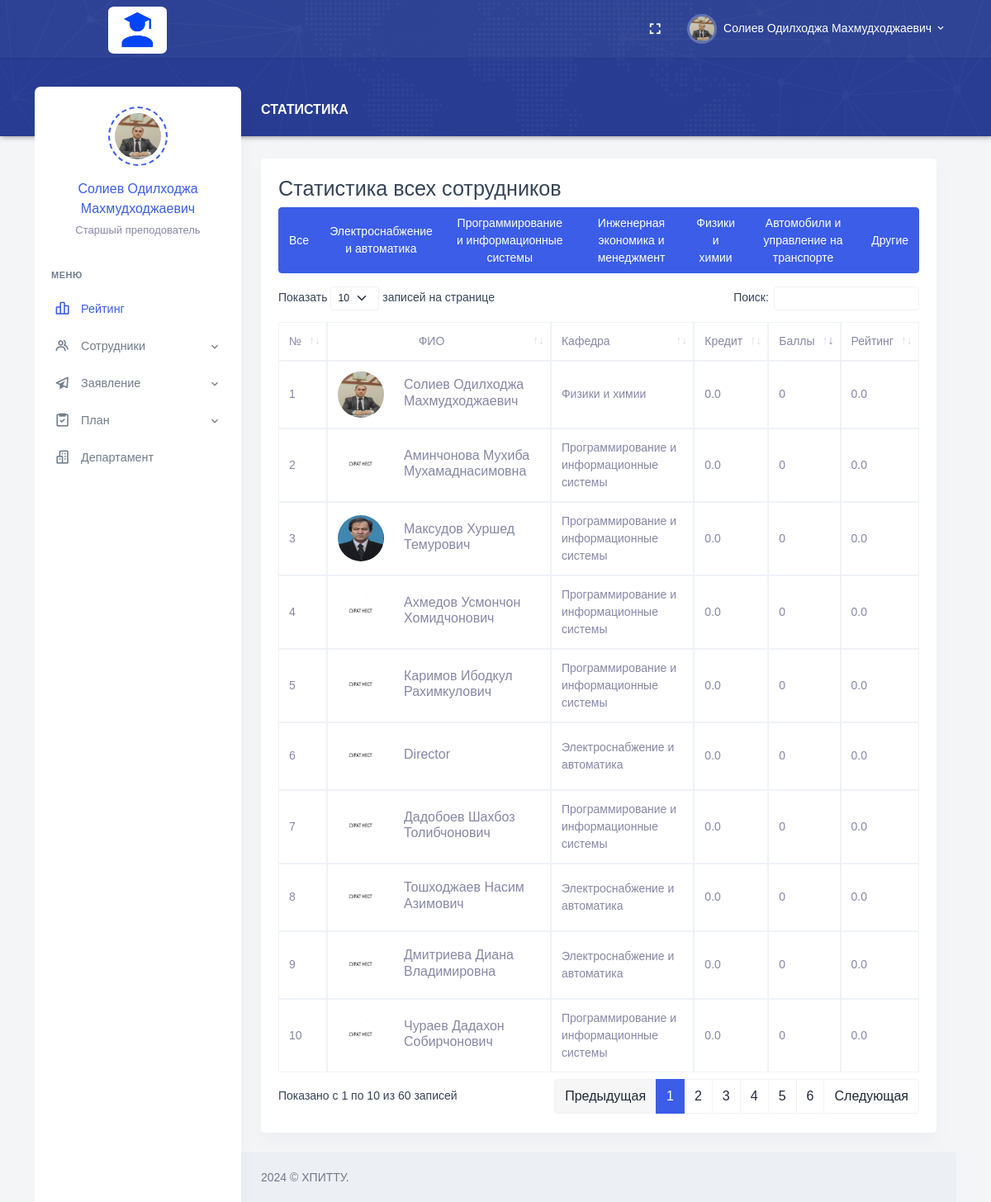
/Admin/index.php (signed in), run on an earlier commit of the app's database.
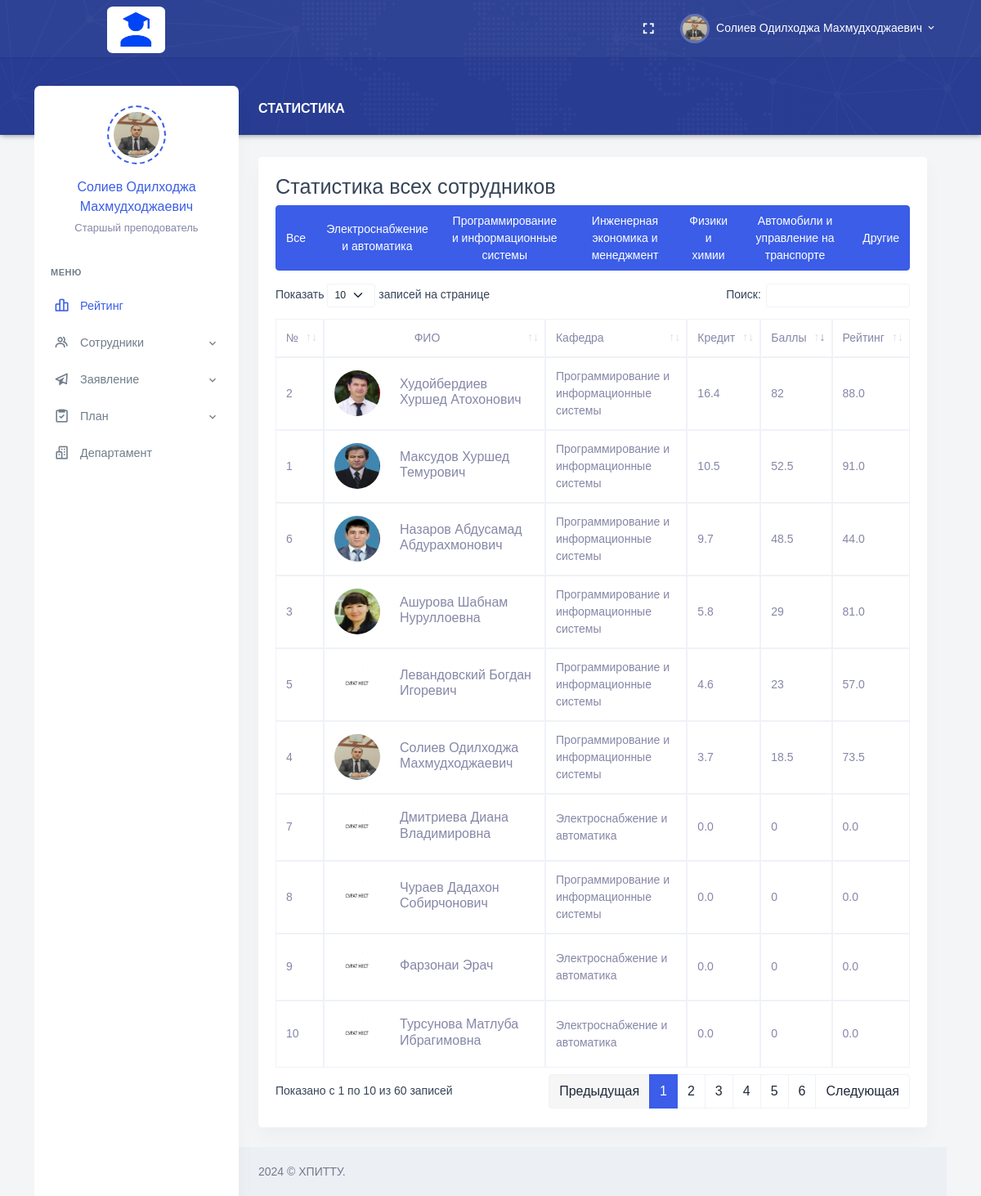
And on a later commit of the database.
### tables this page shows
CREATE TABLE `employees` (
  `Employee_Id` int NOT NULL AUTO_INCREMENT,
  `Full_Name` varchar(255) DEFAULT NULL,
  `Date_of_Birth` date DEFAULT NULL,
  `Place_of_Birth` varchar(255) DEFAULT NULL,
  `Position_Id` int DEFAULT NULL,
  `Degree_Id` int DEFAULT NULL,
  `Faculty_Id` int DEFAULT NULL,
  `Department_Id` int DEFAULT NULL,
  `User_Role_Id` int DEFAULT NULL,
  `Email` varchar(255) DEFAULT NULL,
  `Phone_Number` varchar(20) DEFAULT NULL,
  `Employee_Number` varchar(20) DEFAULT NULL,
  `Date_Added` date DEFAULT NULL,
  `Path_Photo` varchar(255) DEFAULT NULL,
  `Username` varchar(255) DEFAULT NULL,
  `Password` varchar(255) DEFAULT NULL,
  PRIMARY KEY (`Employee_Id`),
  KEY `Degree_Id` (`Degree_Id`),
  KEY `Faculty_Id` (`Faculty_Id`),
  KEY `Department_Id` (`Department_Id`),
  KEY `User_Role_Id` (`User_Role_Id`),
  KEY `employees_ibfk_1` (`Position_Id`),
  CONSTRAINT `employees_ibfk_1` FOREIGN KEY (`Position_Id`) REFERENCES `positions` (`Position_Id`) ON DELETE CASCADE ON UPDATE CASCADE,
  CONSTRAINT `employees_ibfk_2` FOREIGN KEY (`Degree_Id`) REFERENCES `degrees` (`Degree_Id`) ON DELETE CASCADE ON UPDATE CASCADE,
  CONSTRAINT `employees_ibfk_3` FOREIGN KEY (`Faculty_Id`) REFERENCES `faculties` (`Faculty_Id`) ON DELETE CASCADE ON UPDATE CASCADE,
  CONSTRAINT `employees_ibfk_4` FOREIGN KEY (`Department_Id`) REFERENCES `departments` (`Department_Id`) ON DELETE CASCADE ON UPDATE CASCADE,
  CONSTRAINT `employees_ibfk_5` FOREIGN KEY (`User_Role_Id`) REFERENCES `user_roles` (`User_Role_Id`) ON DELETE CASCADE ON UPDATE CASCADE
);

CREATE TABLE `positions` (
  `Position_Id` int NOT NULL,
  `Position_Name` varchar(255) DEFAULT NULL,
  PRIMARY KEY (`Position_Id`)
);

### Admin/index.php (the view, shortened to what the changed rows need)
<?php
require_once "header.php";
?>
<div class="main-content">
    <div class="page-content">
        <div class="row">
            <div class="col-lg-12">
                <div class="card">
                    <div class="card-body">
                        <div class="table-responsive">
                            <div class="table-responsive">
                                <table id="datatable" class="table table-bordered" style="border-collapse: collapse; border-spacing: 0; width: 100%;">
                                    <thead>
                                        <tr>
                                            <th>№</th>
                                            <th class="text-center">ФИО</th>
                                            <th>Кафедра</th>
                                            <th>Кредит</th>
                                            <th>Баллы</th>
                                            <th>Рейтинг</th>
                                        </tr>
                                    </thead>
                                    <tbody>
                                        <?php
                                       require_once "../conn.php";
                                       $sql = "SELECT e.Employee_Id,
                                       e.Full_Name AS FullName,
                                       IFNULL(dep.Department_Name, 'Не указан') AS Department,
                                       FORMAT(IFNULL(tc.TotalCredit, 0), 1) AS TotalCredit,
                                       FORMAT(IFNULL(ROUND(er.TotalRating, 1), 0), 1) AS TotalRating,
                                       IFNULL(e.Path_Photo, '1.jpg') AS Path_Photo
                                   FROM employees e
                                   LEFT JOIN (
                                       SELECT Employee_Id, SUM(p.Plan_Credit) AS TotalCredit
                                       FROM tasks_completed tc
                                       LEFT JOIN plans p ON tc.Plan_Id = p.Plan_Id
                                       GROUP BY Employee_Id
                                   ) tc ON e.Employee_Id = tc.Employee_Id
                                   LEFT JOIN (
                                       SELECT Employee_Id,
                                           (omusgor1_1 + omusgor1_2 + omusgor1_3 + omusgor1_4 + omusgor1_5 + omusgor1_6 + omusgor1_7 + omusgor1_8 +
                                           omusgor2_1 + omusgor2_2 + omusgor2_3 + omusgor2_4 + omusgor2_5 + omusgor2_6 +
                                           omusgor3_1 + omusgor3_2 + omusgor3_3 + omusgor3_4 + omusgor3_5 + omusgor3_6 + omusgor3_7 + omusgor3_8 + omusgor3_9 + omusgor3_10 + omusgor3_11 +
                                           omusgor4_1 + omusgor4_2 + omusgor4_3 + omusgor4_4 + omusgor4_5 + omusgor4_6 + omusgor4_7 +
                                           omusgor5_1 + omusgor5_2 + omusgor5_3 + omusgor5_4 + omusgor5_5 + omusgor5_6 + omusgor5_7 + omusgor5_8 + omusgor5_9 + omusgor5_10 + omusgor5_11) * 100 / 100 AS TotalRating
                                       FROM emp_rating_vazorat
                                   ) er ON e.Employee_Id = er.Employee_Id
                                   LEFT JOIN departments dep ON e.Department_Id = dep.Department_Id
                                   ORDER BY TotalRating DESC";
                                       $result = $conn->query($sql);
                                       $count = 0;
                                       while ($row = $result->fetch_assoc()) {
                                           $count++;
                                           $photoPath = "../Personal/upload/" . $row["Path_Photo"];
                                           echo "<tr>";
                                           echo "<td class='align-middle'>" . $count . "</td>";
                                    echo "<td class='align-middle'>".
                                         "<div class='d-flex align-items-center'>".
                                         "<div class='me-4'>".
                                         "<img src='".$photoPath."' alt='' class='avatar-sm rounded-circle'>".
                                         "</div>".
                                         "<div>".
                                         "<h5 class='font-size-16 mb-1'>".$row["FullName"]."</h5>".
                                         "</div>".
                                         "</div>".
                                         "</td>";
                                         echo "<td class='align-middle'>" . $row["Department"] . "</td>";
                                         echo "<td class='align-middle'>" . $row["TotalCredit"] . "</td>";
                                         $completedCredits = $row["TotalCredit"];
                                         $uncompletedCredits = 0;
                                         $points = ($completedCredits - $uncompletedCredits) * 5;
                                         echo "<td class='align-middle'>" . $points . "</td>";
                                         echo "<td class='align-middle'>" . $row["TotalRating"] . "</td>";
                                         echo "</tr>";
                                     }
                                        ?>
                                    </tbody>
                                </table>
                            </div>
                        </div>
                    </div>
                </div>
            </div>
            <?php
require_once "footer.php";
?>

### Admin/header.php (shortened to what the changed rows need)
<?php
    require_once "../conn.php";
    $sql_command = "SELECT e.*, p.Position_Name, e.Path_Photo
    FROM employees e
    INNER JOIN positions p ON e.Position_Id = p.Position_Id
    WHERE e.Username = '{$_SESSION['Username']}'";
$result = mysqli_query($conn, $sql_command);
if (mysqli_num_rows($result) > 0) {
while ($rows = mysqli_fetch_assoc($result)) {
$Full_Name = ucwords($rows["Full_Name"]);
$Position_Name = $rows["Position_Name"];
$Path_Photo = $rows["Path_Photo"];
}
}
?>
<!doctype html>
<html lang="en">
<head>
    <link href="/assets/css/bootstrap.min.css" id="bootstrap-style" rel="stylesheet" type="text/css" />
    <link href="/assets/css/app.min.css" id="app-style" rel="stylesheet" type="text/css" />
    <link href="/assets/libs/datatables.net-bs4/css/dataTables.bootstrap4.min.css" rel="stylesheet" type="text/css" />
    <link href="/assets/libs/datatables.net-buttons-bs4/css/buttons.bootstrap4.min.css" rel="stylesheet"
        type="text/css" />
    <link href="/assets/libs/datatables.net-responsive-bs4/css/responsive.bootstrap4.min.css" rel="stylesheet"
        type="text/css" />
    <link href="/assets/css/icons.min.css" rel="stylesheet" type="text/css" />
</head>
<body data-layout="detached" data-topbar="colored">
<div class="container-fluid">
        <div id="layout-wrapper">
            <header id="page-topbar">
                <div class="navbar-header">
                    <div class="container-fluid">
                        <div class="float-end">
                            <div class="dropdown d-inline-block">
                                <button type="button" class="btn header-item waves-effect"
                                    id="page-header-user-dropdown" data-bs-toggle="dropdown" aria-haspopup="true"
                                    aria-expanded="false">
                                    <img class="rounded-circle header-profile-user"
                                        src="../Personal/upload/<?php if(!empty($Path_Photo)){ echo $Path_Photo; }else{ echo "Admin.png"; } ?>" alt="Header Avatar">
                                    <span class="d-none d-xl-inline-block ms-1"><?php echo $Full_Name; ?></span>
                                    <i class="mdi mdi-chevron-down d-none d-xl-inline-block"></i>
                                </button>
                            </div>
                        </div>
                    </div>
            </header>
            <div class="vertical-menu">
                <div class="h-100">
                    <div class="user-wid text-center py-4">
                        <div class="user-img">
                            <img src="../Personal/upload/<?php if(!empty($Path_Photo)){ echo $Path_Photo; }else{ echo "Admin.png"; } ?>" alt=""
                                class="avatar-md mx-auto rounded-circle">
                        </div>
                        <div class="mt-3">
                            <a href="#" class="text-reset fw-medium font-size-16"><?php echo $Full_Name; ?></a>
                            <p class="text-muted mt-1 mb-0 font-size-13"><?php echo $Position_Name; ?></p>
                        </div>
                    </div>
                </div>
            </div>

What changed in the data, as far as the page shows it:
no longer on this page (row unchanged): employees: Full_Name "Аминчонова Мухиба Мухамаднасимовна", Department "Программирование и информационные системы", TotalCredit "0.0", points "0", TotalRating "0.0"
no longer on this page (row unchanged): employees: Full_Name "Ахмедов Усмончон Хомидчонович", Department "Программирование и информационные системы", TotalCredit "0.0", points "0", TotalRating "0.0"
no longer on this page (row unchanged): employees: Full_Name "Каримов Ибодкул Рахимкулович", Department "Программирование и информационные системы", TotalCredit "0.0", points "0", TotalRating "0.0"
no longer on this page (row unchanged): employees: Full_Name "Director", Department "Электроснабжение и автоматика", TotalCredit "0.0", points "0", TotalRating "0.0"
no longer on this page (row unchanged): employees: Full_Name "Дадобоев Шахбоз Толибчонович", Department "Программирование и информационные системы", TotalCredit "0.0", points "0", TotalRating "0.0"
no longer on this page (row unchanged): employees: Full_Name "Тошходжаев Насим Азимович", Department "Электроснабжение и автоматика", TotalCredit "0.0", points "0", TotalRating "0.0"
changed employees "Солиев Одилходжа Махмудходжаевич": Department "Физики и химии" → "Программирование и информационные системы"; TotalCredit "0.0" → "3.7"; points "0" → "18.5"; TotalRating "0.0" → "73.5"
changed employees "Максудов Хуршед Темурович": TotalCredit "0.0" → "10.5"; points "0" → "52.5"; TotalRating "0.0" → "91.0"; moves up the list
now on this page (row unchanged): employees: shows a picture, Full_Name "Худойбердиев Хуршед Атохонович", Department "Программирование и информационные системы", TotalCredit "16.4", points "82", TotalRating "88.0"
now on this page (row edited): employees: shows a picture, Full_Name "Ашурова Шабнам Нуруллоевна", Department "Программирование и информационные системы", TotalCredit "5.8", points "29", TotalRating "81.0"
now on this page (row edited): employees: Full_Name "Левандовский Богдан Игоревич", Department "Программирование и информационные системы", TotalCredit "4.6", points "23", TotalRating "57.0"
now on this page (row edited): employees: shows a picture, Full_Name "Назаров Абдусамад Абдурахмонович", Department "Программирование и информационные системы", TotalCredit "9.7", points "48.5", TotalRating "44.0"
now on this page (row unchanged): employees: Full_Name "Фарзонаи Эрач", Department "Электроснабжение и автоматика", TotalCredit "0.0", points "0", TotalRating "0.0"
now on this page (row unchanged): employees: Full_Name "Турсунова Матлуба Ибрагимовна", Department "Электроснабжение и автоматика", TotalCredit "0.0", points "0", TotalRating "0.0"
